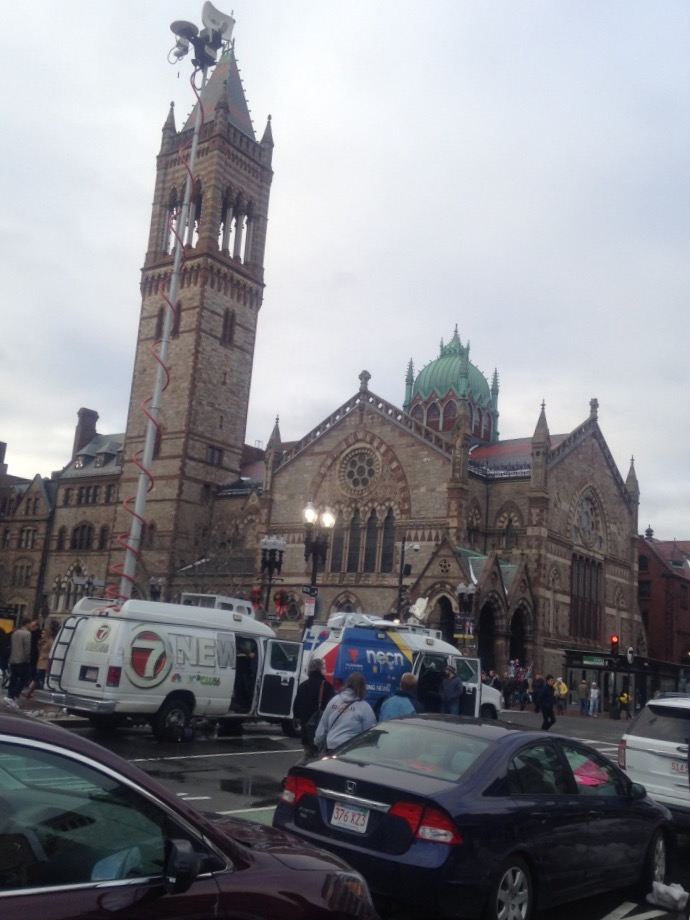
#> input picture pairs/Boston.jpeg, 690 x 920 px
$ python task1.py
#> lines starting #> are read from the running program, lines starting #| are printed output that depends on the picture
### funcs.py
import cv2
from flan import Flanned_Matcher

def keypoint_detect_orb(image,orb):
    """
    Detects keypoints for orb
    """
    # compute the descriptors with ORB
    keypoints, descriptors = orb.detectAndCompute(image, None)
    return keypoints,descriptors

# [5 lines left out: function keypoint_detect_sift, not called in this run]

def iterate_image_pairs(name:str,image_dict:dict,size:int,detector_type,detector,matcher=None,matcher_type=None):
#> called with name = 'ORB and BFMatcher', size = 600, detector_type = 'ORB'
    for image_path in image_dict:
        img_1 = cv2.resize(cv2.imread(image_path, cv2.IMREAD_GRAYSCALE),(size,size))
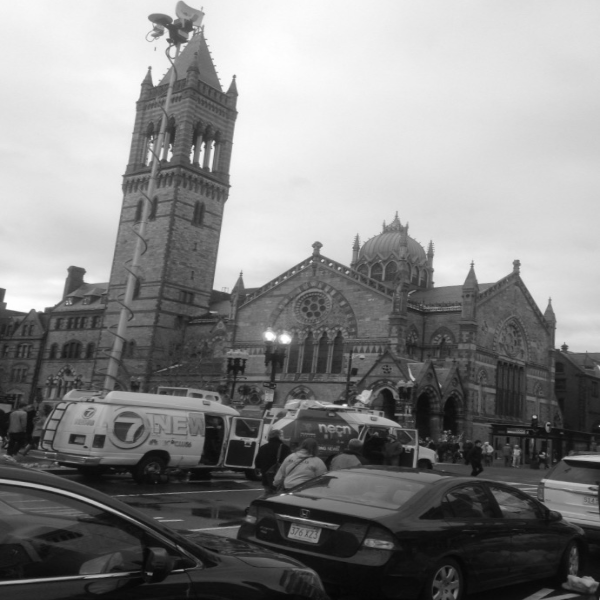
#> img_1: shape (600, 600); min 5, max 255, mean 135.1
        img_2 = cv2.resize(cv2.imread(image_dict[image_path],cv2.IMREAD_GRAYSCALE),(size,size))
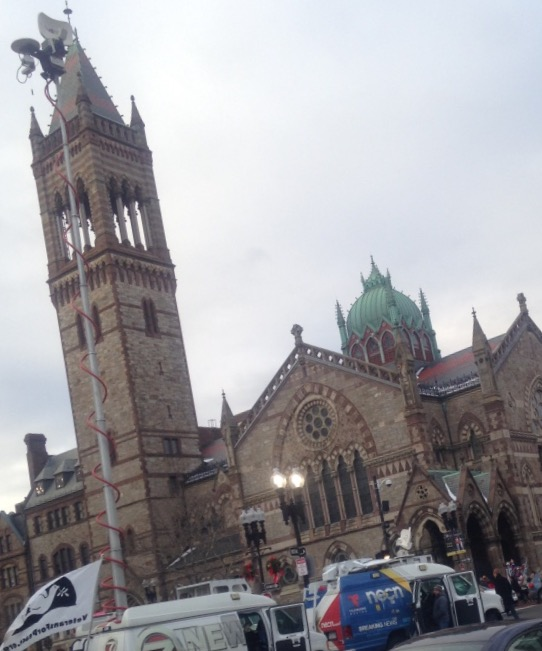
#> input picture pairs/Boston1.jpeg, 542 x 651 px
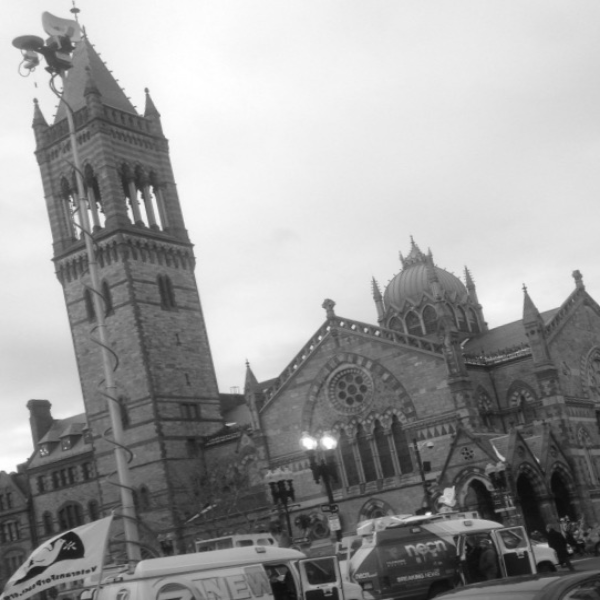
#> img_2: shape (600, 600); min 13, max 255, mean 157.1

        match detector_type:
            case "ORB":
                keypoints_1,descriptors_1=keypoint_detect_orb(img_1,detector)
                keypoints_2,descriptors_2=keypoint_detect_orb(img_2,detector)
            case "SIFT":
                keypoints_1,descriptors_1=keypoint_detect_sift(img_1,detector)
                keypoints_2,descriptors_2=keypoint_detect_sift(img_2,detector)


        # draw only keypoints location,not size and orientation
        keypoints_img_1 = cv2.drawKeypoints(img_1, keypoints_1, None, color=(0,255,0), flags=0)
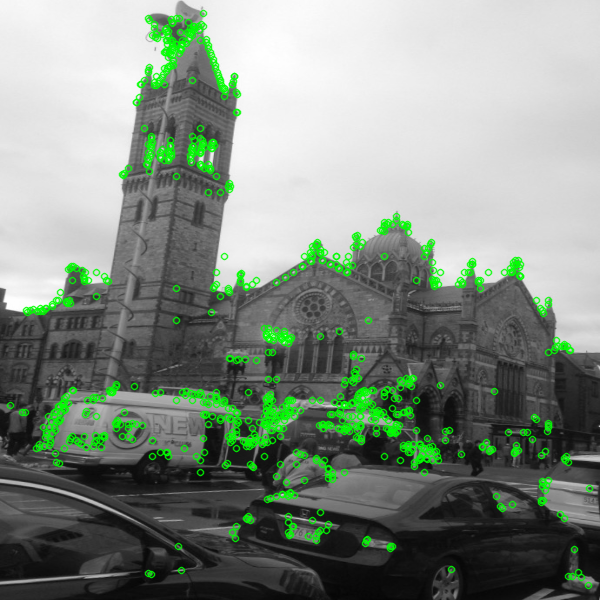
#> keypoints_img_1: shape (600, 600, 3); mean of channels 0, 1, 2 129.7, 141.2, 129.7; drawn as B, G, R
        keypoints_img_2 = cv2.drawKeypoints(img_2, keypoints_2, None, color=(0,255,0), flags=0)
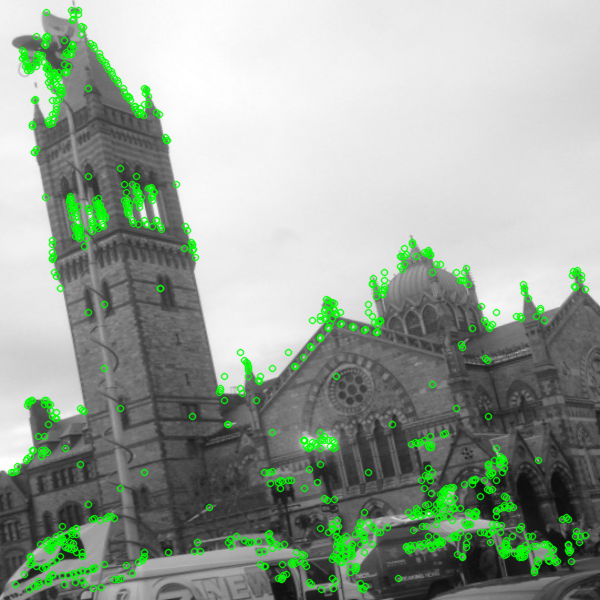
#> keypoints_img_2: shape (600, 600, 3); mean of channels 0, 1, 2 151.2, 162.9, 151.2; drawn as B, G, R

        # Match descriptors.
        draw_params=None
        matches=None
        # For using BfMatcher
        if not matcher_type:
            matches = matcher.match(descriptors_1,descriptors_2)
            matches = sorted(matches, key = lambda x:x.distance)
            # Draw first 10 matches.
            img3 = cv2.drawMatches(keypoints_img_1,keypoints_1,keypoints_img_2,keypoints_2,matches,None,flags=cv2.DrawMatchesFlags_NOT_DRAW_SINGLE_POINTS,matchesThickness=1)
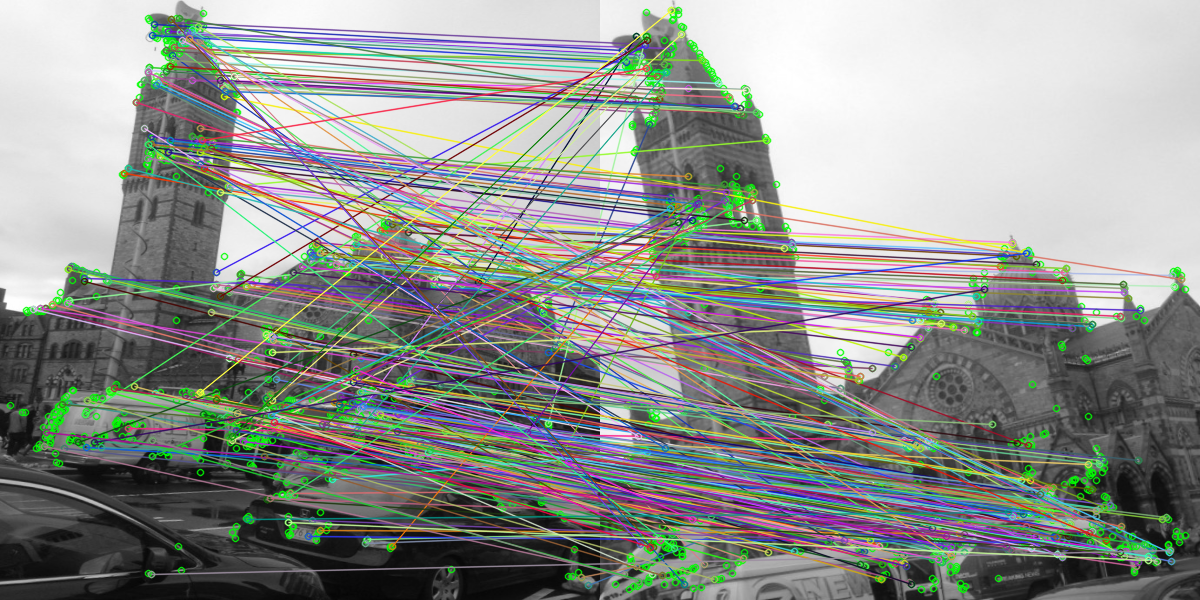
#> img3: shape (600, 1200, 3); mean of channels 0, 1, 2 142.4, 146.7, 143.4; drawn as B, G, R
            cv2.imshow(name,img3)
            cv2.waitKey(0)

        # For using Flann matcher
        elif matcher_type=="FLANN":
            draw_params,matches,bad_matches =Flanned_Matcher(descriptors_1,descriptors_2)
            print(f"Match statistic for {image_path} and {image_dict[image_path]}")
            print(f"Good matches: {len(matches)}")
            print(f"Bad/non matches: {bad_matches}")
            img3 = cv2.drawMatchesKnn(keypoints_img_1,keypoints_1,keypoints_img_2,keypoints_2,matches,None,**draw_params)
            cv2.imshow(name,img3)
            cv2.waitKey(0)
        # Sort them in the order of their distance.


### task1.py
"""
We will use ORB as the detection algorithm
https://docs.opencv2.org/4.x/db/d95/classcv2_1_1ORB.html
https://docs.opencv2.org/4.x/d1/d89/tutorial_py_orb.html

For feature matchers we have to be aware of certain parameters
"""
from matplotlib import pyplot as plt
import cv2
from funcs import *
import numpy as np


pair_dict={
    "./pairs/Boston.jpeg":"./pairs/Boston1.jpeg",
    "./pairs/Castle.jpg":"./pairs/Castle1.jpg",
    "./pairs/MountRushmore.jpg":"./pairs/MountRushmore1.jpg",
    "./pairs/NotreDame.jpg":"./pairs/NotreDame1.jpg"
}

n_features=1000
edge_threshold=10
scale_factor=2
SIZE=600

# Initiate ORB detector
orb = cv2.ORB_create(n_features,scale_factor,edgeThreshold=edge_threshold)
# Initialize brute force matcher
orb_bf = cv2.BFMatcher(cv2.NORM_HAMMING2, crossCheck=True)

# Create sift detector with your initial params
sift=cv2.SIFT_create(100,4,0.06,15,1.9)
# Create sift matcher
sift_bf=cv2.BFMatcher(cv2.NORM_L2,crossCheck=True)

#> (the run stopped early here; a loop or call above may not have finished)
